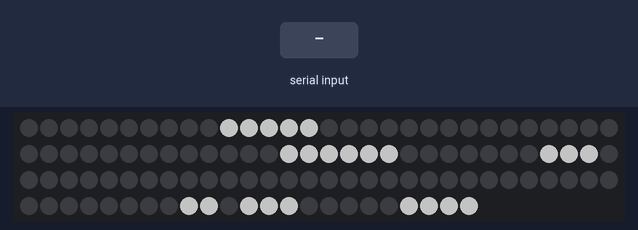
Bench run of a sketch on a simulated Arduino Uno, built with avr-gcc and run on an emulated ATmega328P. On the bench: 113 RGB LEDs in strip order, left to right, continuing on the next row. The inputs (shaded band) are chosen by the test bench. Dim RGB values are drawn brighter than linear; the local clock reads 2024-03-15 10:24:30 at power-on unless the sketch sets it; what the sketch prints to the serial monitor is not drawn.

Above: at 1.2 s.
1.3 s: "30,150,10,200\n" received over Serial
At 2.5 s:
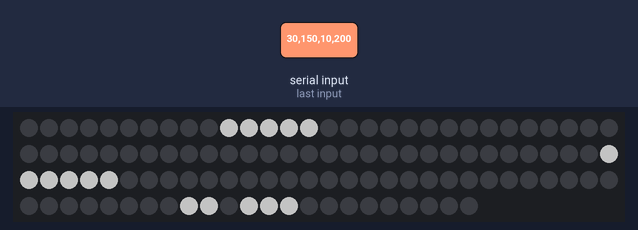
2.8 s: "90,45,200,10,150,30\n" received over Serial
Timing chart, 0 to 5.8 s (numbered marks = the images above; inputs shaded):
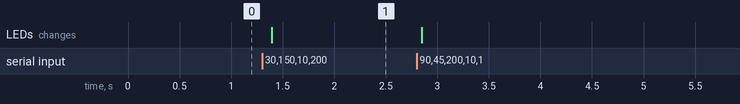

Measured:
- after the input at 1.3 s, the LEDs: change after 0.09 s (image 1)

The sketch:

wordclock.ino
```cpp
#include <Wire.h>
#include "RTClib.h"
// #include <IRremote.h>
// Update time with command : date +%Y%m%d%H%M%S > /dev/ttyACM3

RTC_DS3231 rtc;
#include <Adafruit_NeoPixel.h>
#ifdef __AVR__
  #include <avr/power.h>
#endif

int incomingByte = 0;
//char readString[15];
String readString;

//int sensorPin = A0; // select the input pin for ldr
//int sensorValue = 0; // variable to store the value coming from the sensor
#define RECV_PIN  11
#define DISPLAY_PIN 6
#define NUM_LEDS 113
#define BRIGHTNESS 90
#define HOLD_CODE  0xFFFFFFFF
#define POWER_BUTTON 0xFFA25D
#define MINUS_BUTTON 0xFFA857
#define PLUS_BUTTON 0xFF906F
#define MODE_BUTTON 0xFF629D
#define ONE_BUTTON 0xFF30CF
#define TWO_BUTTON 0xFF18E7
#define THREE_BUTTON 0xFF7A85
#define ZERO_BUTTON 0xFF6897
#define CRAZY_ARROWS 0xFF9867


int last_button_pressed = 0;

//int ledIL[] = {2,3,4,5,6,7,8,9,10,11,12,13,14,15,16,17,18,19,20,21,22,23,24,25,26,27,28,29,30,31,32,33,34,35,36,37,38,39,40,41,42,43,44,45,46,47,48,49,50,51,52,53,54,55,56,57,58,59,60,61,62,63,64,65,66,67,68,69,70,71,72,73,74,75,76,77,78,79,80,81,82,83,84,85,86,8,7,88,89,90,91,92,93,94,95,96,97,98,99,-1};

int ledIL[] = {98,99,-1};
int ledEST[] = {101,102,103,-1};
int ledUN[] = {-1};
int ledUNE[] = {80,81,82,-1};
int ledDEUX[] = {105,106,107,108,-1};
int ledTROIS[] = {91,90,89,88,87,-1};
int ledQUATRE[] = {97,96,95,94,93,92,-1};
int ledCINQ[] = {68,67,66,65,-1};
int ledSIX[] = {71,70,69,-1};
int ledSEPT[] = {83,84,85,86,-1};
int ledHUIT[] = {75,74,73,72,-1};
int ledNEUF[] = {76,77,78,79,-1};
int ledDIX[] = {56,57,58,-1};
int ledONZE[] = {53,52,51,50,-1};
int ledMINUIT[] = {59,60,61,62,63,64,-1};
int ledMIDI[] = {54,55,56,57,-1};
int led5CINQ[] = {16,17,18,19,-1};
int led5DIX[] = {40,41,42,-1};
int ledVINGT[] = {10,11,12,13,14,-1};
int ledHEURE[] = {48,47,46,45,44,-1};
int ledHEURES[] = {48,47,46,45,44,43,-1};

int ledNone[] = {-1};
int ledM1[] = {109,-1};
int ledM2[] = {112,-1};
int ledM3[] = {111,-1};
int ledM4[] = {110,-1};

int ledETQUART[] = {31,30,28,27,26,25,24,-1};
int ledVINGTCINQ[] = {10,11,12,13,14,15,16,17,18,19,-1};
int ledETDEMI[] = {9,8,6,5,4,3,2,-1};
int ledMOINSVINGTCINQ[] = {32,33,34,35,36,10,11,12,13,14,15,16,17,18,19,-1};
int ledMOINSVINGT[] = {32,33,34,35,36,10,11,12,13,14,-1};
int ledMOINSLEQUART[] = {32,33,34,35,36,38,39,28,27,26,25,24,-1};
int ledMOINSDIX[] = {32,33,34,35,36,40,41,42,-1};
int ledMOINSCINQ[] = {32,33,34,35,36,16,17,18,19,-1};

int ledBONNEANNEE[] = {-1};

int lastHour=-1;
int last5Minutes=-1;
int lastMinuteRest=-1;
int settedBrightness = BRIGHTNESS;
int lastBrightness = BRIGHTNESS;

int forceDisplay=0;

void* hoursLED[]={&ledMINUIT, &ledUNE, &ledDEUX, &ledTROIS, &ledQUATRE, &ledCINQ, &ledSIX, &ledSEPT, &ledHUIT, &ledNEUF, &ledDIX, &ledONZE, &ledMIDI, NULL};
void* hourSuffixLED[]={&ledNone, &ledHEURE, &ledHEURES, &ledHEURES, &ledHEURES, &ledHEURES, &ledHEURES, &ledHEURES, &ledHEURES, &ledHEURES, &ledHEURES, &ledHEURES,   &ledNone, NULL};
void* step5minutesLED[]={&ledNone, &led5CINQ, &led5DIX, &ledETQUART, &ledVINGT, &ledVINGTCINQ, &ledETDEMI, &ledMOINSVINGTCINQ, &ledMOINSVINGT, &ledMOINSLEQUART, &ledMOINSDIX, &ledMOINSCINQ, NULL};
void* minuteRestLED[]={&ledNone, &ledM1, &ledM2, &ledM3, &ledM4, NULL};

Adafruit_NeoPixel grid = Adafruit_NeoPixel(NUM_LEDS, DISPLAY_PIN, NEO_GRB + NEO_KHZ800);

// a few colors
uint32_t colorWhite = grid.Color(255, 255, 255);
uint32_t colorBlack = grid.Color(0, 0, 0);
uint32_t colorRed = grid.Color(240, 30, 30);
uint32_t colorGreen = grid.Color(60, 255, 0);
uint32_t colorBlue = grid.Color(90, 130, 255);
uint32_t currentColor = colorWhite;
int currentRedColor=255;
int currentGreenColor=255;
int currentBlueColor=255;

int on=true;

void setup() {
  readString[0]='\0';
  Serial.begin(115200);
  randomSeed(analogRead(0));
    // End of trinket special code
  grid.setBrightness(BRIGHTNESS);
  //irrecv.enableIRIn(); // Start the receiver
  grid.begin();
  rtc.begin();
  grid.show(); // Initialize all pixels to 'off'
  grid.clear();
  forceDisplay=1;

//rtc.adjust(DateTime(F(__DATE__), F(__TIME__)));

}


void loop() {


  while (Serial.available()) {
    //delay(3);  //delay to allow buffer to fill
    if (Serial.available()>0) {
      char c = Serial.read();  //gets one byte from serial buffer
      readString += c; //makes the string readString
    }
  }
  //Serial.print(F("read from serial port "));
  //Serial.println(readString.length());
  if (readString.length()>=14 && readString.toInt()!=0) {
    Serial.print(F("Update date : "));
    Serial.println(readString);
    int year=readString.substring(0,4).toInt();
    int month=readString.substring(4,6).toInt();
    int day=readString.substring(6,8).toInt();
    int hour=readString.substring(8,10).toInt();
    int minute=readString.substring(10,12).toInt();
    int second=readString.substring(12,14).toInt();
    rtc.adjust(DateTime(year, month, day, hour, minute, second));
    forceDisplay=1;
  }
  readString="";
  DateTime currentTime=rtc.now();

  int currentHour=currentTime.hour();
  int current5Minutes=currentTime.minute() / 5;
  int currentMinuteRest=currentTime.minute() % 5;
  if (last5Minutes!=current5Minutes) {
     Serial.println(currentTime.minute(),DEC);
     change5Minutes(current5Minutes);
     last5Minutes=current5Minutes;
  }
  if (last5Minutes>6) {
    Serial.println("dans les 5 dernieres minutes");
    Serial.println(currentTime.hour(),DEC);
    currentHour++;
  }
  if (currentHour>12) {
    Serial.println(">12");
    Serial.println(currentTime.hour(),DEC);
    currentHour=currentHour % 12;
  }
  if (lastHour!=currentHour) {
    Serial.println("change d'heure");
    Serial.println(currentTime.hour(),DEC);
    changeHour(currentHour);
    lastHour=currentHour;
  }

  if (lastMinuteRest!=currentMinuteRest) {
     displayTime(currentHour, current5Minutes, currentMinuteRest);
     //paintWord(ledM4, colorBlack);
     //paintWord((int *)minuteRestLED[currentMinuteRest], currentColor);
     lastMinuteRest=currentMinuteRest;
  }


  if (lastBrightness != settedBrightness) {
    lastBrightness=settedBrightness;
    Serial.print(F("change brightness : "));
    Serial.println(lastBrightness);
    grid.setBrightness(lastBrightness);
    forceDisplay=1;
  }

  if (forceDisplay) {

    displayTime(currentHour, current5Minutes, currentMinuteRest);
    forceDisplay=0;
  }

  if (currentTime.day()==31 && currentTime.month()==12 && currentTime.hour()==23 && currentTime.minute()==59 && currentTime.second()==50) {
    displayNewYearDay();
    forceDisplay=1;
  }
  delay(100);

}

void displayNewYearDay() {
  Serial.print(F("10s avant la nouvelle annee"));
  grid.clear();
  paintWord(ledDIX ,colorRed);
  delay(1000);
  grid.clear();
  paintWord(ledNEUF ,colorRed);
  delay(1000);
  grid.clear();
  paintWord(ledHUIT ,colorRed);
  delay(1000);
  grid.clear();
  paintWord(ledSEPT ,colorRed);
  delay(1000);
  grid.clear();
  paintWord(ledSIX ,colorRed);
  delay(1000);
  grid.clear();
  paintWord(ledCINQ ,colorRed);
  delay(1000);
  grid.clear();
  paintWord(ledQUATRE ,colorRed);
  delay(1000);
  grid.clear();
  paintWord(ledTROIS ,colorRed);
  delay(1000);
  grid.clear();
  paintWord(ledDEUX ,colorRed);
  delay(1000);
  grid.clear();
  paintWord(ledUN ,colorRed);
  delay(1000);
  grid.clear();
  paintWord(ledBONNEANNEE ,colorWhite);
  delay(30000);
  grid.clear();

}

void colorWipe(uint32_t c, uint8_t wait) {
  Serial.println("colorWipe");
  for(uint16_t i=0; i<grid.numPixels(); i++) {
    grid.setPixelColor(i, c);
    grid.show();
    delay(wait);
  }
}

void displayTime(int currentHour, int current5Minutes, int currentMinuteRest) {
  Serial.println("displayTime");
  grid.setBrightness(lastBrightness);
  grid.clear();
  paintWord(ledIL ,currentColor);
  paintWord(ledEST ,currentColor);
  changeHour(currentHour);
  change5Minutes(current5Minutes);
  paintWord(ledM4, colorBlack);
  if (on) {
     for(uint16_t i=0; i<=currentMinuteRest; i++) {
       paintWord((int *)minuteRestLED[i], currentColor);
     }
  }
  Serial.println("displayTime end");
}


void change5Minutes(int minutesIndex) {
 for (int i = 0; step5minutesLED[i]!=NULL; ++i) {
   int* tmp = ((int *)(step5minutesLED[i]));
   for (int j=0; tmp[j] != -1; ++j) {
       grid.setPixelColor(tmp[j],colorBlack);
   }
 }
 int* tmp = ((int *)(step5minutesLED[minutesIndex]));
 for (int j=0; tmp[j] != -1; ++j) {
   if (on) {
     grid.setPixelColor(tmp[j],currentColor);
   }
 }
}

void changeHour(int hourIndex) {
 for (int i = 0; hoursLED[i]!=NULL; ++i) {
   int* tmp = ((int *)(hoursLED[i]));
   for (int j=0; tmp[j] != -1; ++j) {
     grid.setPixelColor(tmp[j],colorBlack);
   }
 }
 int* tmp = ((int *)(hoursLED[hourIndex]));
 for (int j=0; tmp[j] != -1; ++j) {
   if (on) {
     grid.setPixelColor(tmp[j],currentColor);
   }
 }
 for (int i = 0; hourSuffixLED[i]!=NULL; ++i) {
   int* tmp = ((int *)(hourSuffixLED[i]));
   for (int j=0; tmp[j] != -1; ++j) {
       grid.setPixelColor(tmp[j],colorBlack);
   }
 }
 int* hourSuffix = ((int *)(hourSuffixLED[hourIndex]));
 for (int j=0; hourSuffix[j] != -1; ++j) {
   if (on) {
     grid.setPixelColor(hourSuffix[j],currentColor);
   }
 }
}

void paintWord(int ledWord[], uint32_t intColor){
  Serial.println("paintWord begin");
  for(int i = 0; ledWord[i] != -1; ++i){
      if (on) {
        grid.setPixelColor(ledWord[i],intColor);
      } else {
        grid.setPixelColor(ledWord[i],colorBlack);
      }
  }
  grid.show();
    Serial.println("paintWord end");
}
```
